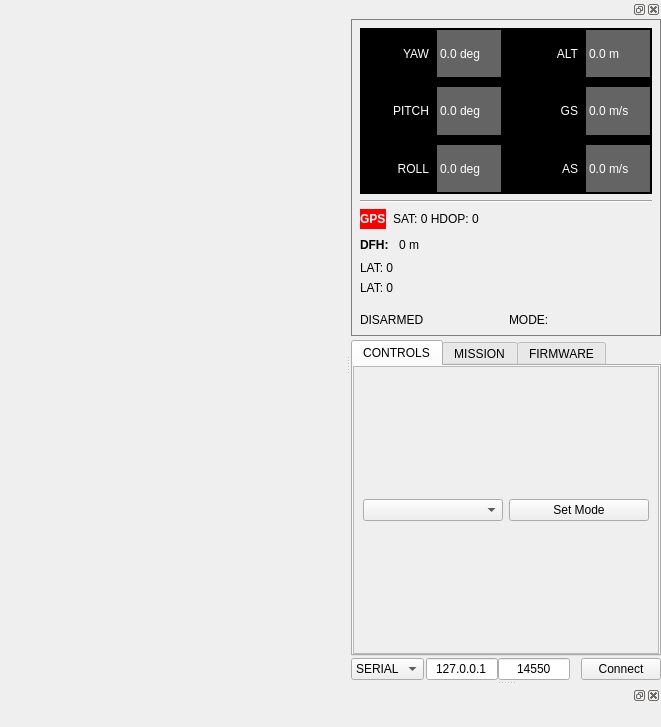
<?xml version="1.0" encoding="UTF-8"?>
<ui version="4.0">
 <class>MainWindow</class>
 <widget class="QMainWindow" name="MainWindow">
  <property name="geometry">
   <rect>
    <x>0</x>
    <y>0</y>
    <width>661</width>
    <height>727</height>
   </rect>
  </property>
  <property name="windowTitle">
   <string>D Controller</string>
  </property>
  <widget class="QWidget" name="centralwidget">
   <property name="font">
    <font>
     <pointsize>8</pointsize>
    </font>
   </property>
   <layout class="QGridLayout" name="gridLayout">
    <property name="leftMargin">
     <number>2</number>
    </property>
    <property name="topMargin">
     <number>2</number>
    </property>
    <property name="rightMargin">
     <number>2</number>
    </property>
    <property name="bottomMargin">
     <number>2</number>
    </property>
    <property name="spacing">
     <number>2</number>
    </property>
    <item row="0" column="0">
     <widget class="QWidget" name="widget" native="true">
      <layout class="QGridLayout" name="gridLayout_2">
       <property name="leftMargin">
        <number>0</number>
       </property>
       <property name="topMargin">
        <number>0</number>
       </property>
       <property name="rightMargin">
        <number>0</number>
       </property>
       <property name="bottomMargin">
        <number>0</number>
       </property>
       <property name="spacing">
        <number>2</number>
       </property>
       <item row="0" column="0">
        <widget class="QWidget" name="widget_2" native="true">
         <property name="sizePolicy">
          <sizepolicy hsizetype="MinimumExpanding" vsizetype="Preferred">
           <horstretch>0</horstretch>
           <verstretch>0</verstretch>
          </sizepolicy>
         </property>
         <layout class="QVBoxLayout" name="verticalLayout_3">
          <property name="spacing">
           <number>2</number>
          </property>
          <property name="leftMargin">
           <number>0</number>
          </property>
          <property name="topMargin">
           <number>0</number>
          </property>
          <property name="rightMargin">
           <number>0</number>
          </property>
          <property name="bottomMargin">
           <number>0</number>
          </property>
          <item>
           <widget class="QWidget" name="widget_9" native="true">
            <property name="sizePolicy">
             <sizepolicy hsizetype="Preferred" vsizetype="MinimumExpanding">
              <horstretch>0</horstretch>
              <verstretch>0</verstretch>
             </sizepolicy>
            </property>
            <layout class="QGridLayout" name="gridLayout_6">
             <property name="leftMargin">
              <number>0</number>
             </property>
             <property name="topMargin">
              <number>0</number>
             </property>
             <property name="rightMargin">
              <number>0</number>
             </property>
             <property name="bottomMargin">
              <number>0</number>
             </property>
             <property name="spacing">
              <number>0</number>
             </property>
            </layout>
           </widget>
          </item>
          <item>
           <widget class="QWidget" name="widget_10" native="true">
            <property name="sizePolicy">
             <sizepolicy hsizetype="Preferred" vsizetype="Maximum">
              <horstretch>0</horstretch>
              <verstretch>0</verstretch>
             </sizepolicy>
            </property>
            <layout class="QGridLayout" name="gridLayout_5">
             <property name="leftMargin">
              <number>0</number>
             </property>
             <property name="topMargin">
              <number>0</number>
             </property>
             <property name="rightMargin">
              <number>0</number>
             </property>
             <property name="bottomMargin">
              <number>0</number>
             </property>
             <property name="spacing">
              <number>0</number>
             </property>
            </layout>
           </widget>
          </item>
         </layout>
        </widget>
       </item>
      </layout>
     </widget>
    </item>
   </layout>
  </widget>
  <widget class="QDockWidget" name="dockWidget">
   <attribute name="dockWidgetArea">
    <number>2</number>
   </attribute>
   <widget class="QWidget" name="dockWidgetContents">
    <layout class="QGridLayout" name="gridLayout_11">
     <property name="leftMargin">
      <number>0</number>
     </property>
     <property name="topMargin">
      <number>0</number>
     </property>
     <property name="rightMargin">
      <number>0</number>
     </property>
     <property name="bottomMargin">
      <number>0</number>
     </property>
     <property name="spacing">
      <number>0</number>
     </property>
     <item row="0" column="0">
      <widget class="QWidget" name="widget_3" native="true">
       <property name="sizePolicy">
        <sizepolicy hsizetype="Maximum" vsizetype="Preferred">
         <horstretch>0</horstretch>
         <verstretch>0</verstretch>
        </sizepolicy>
       </property>
       <property name="styleSheet">
        <string notr="true">#widget_4{border: 1px solid grey;}</string>
       </property>
       <layout class="QVBoxLayout" name="verticalLayout">
        <property name="spacing">
         <number>2</number>
        </property>
        <property name="leftMargin">
         <number>0</number>
        </property>
        <property name="topMargin">
         <number>0</number>
        </property>
        <property name="rightMargin">
         <number>0</number>
        </property>
        <property name="bottomMargin">
         <number>0</number>
        </property>
        <item>
         <widget class="QWidget" name="widget_4" native="true">
          <layout class="QVBoxLayout" name="verticalLayout_2">
           <property name="spacing">
            <number>0</number>
           </property>
           <property name="leftMargin">
            <number>0</number>
           </property>
           <property name="topMargin">
            <number>0</number>
           </property>
           <property name="rightMargin">
            <number>0</number>
           </property>
           <property name="bottomMargin">
            <number>0</number>
           </property>
           <item>
            <widget class="QWidget" name="telemetry_widget" native="true">
             <property name="sizePolicy">
              <sizepolicy hsizetype="Preferred" vsizetype="MinimumExpanding">
               <horstretch>0</horstretch>
               <verstretch>0</verstretch>
              </sizepolicy>
             </property>
             <layout class="QGridLayout" name="gridLayout_3">
              <item row="3" column="0" colspan="3">
               <widget class="QWidget" name="widget_7" native="true">
                <property name="minimumSize">
                 <size>
                  <width>0</width>
                  <height>20</height>
                 </size>
                </property>
                <layout class="QHBoxLayout" name="horizontalLayout_2">
                 <property name="spacing">
                  <number>7</number>
                 </property>
                 <property name="leftMargin">
                  <number>0</number>
                 </property>
                 <property name="topMargin">
                  <number>0</number>
                 </property>
                 <property name="rightMargin">
                  <number>0</number>
                 </property>
                 <property name="bottomMargin">
                  <number>0</number>
                 </property>
                 <item>
                  <widget class="QLabel" name="label_11">
                   <property name="sizePolicy">
                    <sizepolicy hsizetype="Maximum" vsizetype="Preferred">
                     <horstretch>0</horstretch>
                     <verstretch>0</verstretch>
                    </sizepolicy>
                   </property>
                   <property name="font">
                    <font>
                     <weight>75</weight>
                     <bold>true</bold>
                    </font>
                   </property>
                   <property name="styleSheet">
                    <string notr="true"/>
                   </property>
                   <property name="text">
                    <string>DFH: </string>
                   </property>
                  </widget>
                 </item>
                 <item>
                  <widget class="QLabel" name="label_10">
                   <property name="text">
                    <string>0 m</string>
                   </property>
                  </widget>
                 </item>
                </layout>
               </widget>
              </item>
              <item row="1" column="0" colspan="3">
               <widget class="Line" name="line">
                <property name="orientation">
                 <enum>Qt::Horizontal</enum>
                </property>
               </widget>
              </item>
              <item row="5" column="0" colspan="3">
               <widget class="QLabel" name="telemetry_lat_lbl">
                <property name="text">
                 <string>LAT: 0</string>
                </property>
               </widget>
              </item>
              <item row="2" column="0" colspan="3">
               <widget class="QWidget" name="widget_6" native="true">
                <property name="minimumSize">
                 <size>
                  <width>0</width>
                  <height>20</height>
                 </size>
                </property>
                <layout class="QHBoxLayout" name="horizontalLayout">
                 <property name="spacing">
                  <number>7</number>
                 </property>
                 <property name="leftMargin">
                  <number>0</number>
                 </property>
                 <property name="topMargin">
                  <number>0</number>
                 </property>
                 <property name="rightMargin">
                  <number>0</number>
                 </property>
                 <property name="bottomMargin">
                  <number>0</number>
                 </property>
                 <item>
                  <widget class="QLabel" name="label_4">
                   <property name="sizePolicy">
                    <sizepolicy hsizetype="Maximum" vsizetype="Preferred">
                     <horstretch>0</horstretch>
                     <verstretch>0</verstretch>
                    </sizepolicy>
                   </property>
                   <property name="font">
                    <font>
                     <weight>75</weight>
                     <bold>true</bold>
                    </font>
                   </property>
                   <property name="styleSheet">
                    <string notr="true">background-color: rgb(255, 0, 0);
color: rgb(255, 255, 255);</string>
                   </property>
                   <property name="text">
                    <string>GPS</string>
                   </property>
                  </widget>
                 </item>
                 <item>
                  <widget class="QLabel" name="label_8">
                   <property name="text">
                    <string>SAT: 0 HDOP: 0</string>
                   </property>
                  </widget>
                 </item>
                </layout>
               </widget>
              </item>
              <item row="6" column="0" colspan="3">
               <widget class="QLabel" name="telemetry_lon_lbl">
                <property name="text">
                 <string>LAT: 0</string>
                </property>
               </widget>
              </item>
              <item row="0" column="0" colspan="3">
               <widget class="QWidget" name="widget_8" native="true">
                <property name="sizePolicy">
                 <sizepolicy hsizetype="Preferred" vsizetype="MinimumExpanding">
                  <horstretch>0</horstretch>
                  <verstretch>0</verstretch>
                 </sizepolicy>
                </property>
                <property name="minimumSize">
                 <size>
                  <width>0</width>
                  <height>20</height>
                 </size>
                </property>
                <property name="styleSheet">
                 <string notr="true">#altlbl, #gslbl, #aslbl, #rolllbl, #yawlbl, #pitchlbl{
background-color: rgb(100, 100, 100);
color:white;
margin: 2px
}

QWidget{color:white;}
#widget_8{background-color:black;
	color: white
}
</string>
                </property>
                <layout class="QGridLayout" name="gridLayout_4">
                 <property name="leftMargin">
                  <number>0</number>
                 </property>
                 <property name="topMargin">
                  <number>0</number>
                 </property>
                 <property name="rightMargin">
                  <number>0</number>
                 </property>
                 <property name="bottomMargin">
                  <number>0</number>
                 </property>
                 <item row="2" column="3">
                  <widget class="QLabel" name="aslbl">
                   <property name="font">
                    <font>
                     <pointsize>9</pointsize>
                    </font>
                   </property>
                   <property name="text">
                    <string>0.0 m/s</string>
                   </property>
                  </widget>
                 </item>
                 <item row="0" column="3">
                  <widget class="QLabel" name="altlbl">
                   <property name="font">
                    <font>
                     <pointsize>9</pointsize>
                    </font>
                   </property>
                   <property name="text">
                    <string>0.0 m</string>
                   </property>
                  </widget>
                 </item>
                 <item row="1" column="3">
                  <widget class="QLabel" name="gslbl">
                   <property name="font">
                    <font>
                     <pointsize>9</pointsize>
                    </font>
                   </property>
                   <property name="text">
                    <string>0.0 m/s</string>
                   </property>
                  </widget>
                 </item>
                 <item row="2" column="1">
                  <widget class="QLabel" name="rolllbl">
                   <property name="font">
                    <font>
                     <pointsize>9</pointsize>
                    </font>
                   </property>
                   <property name="text">
                    <string>0.0 deg</string>
                   </property>
                  </widget>
                 </item>
                 <item row="0" column="1">
                  <widget class="QLabel" name="yawlbl">
                   <property name="font">
                    <font>
                     <pointsize>9</pointsize>
                    </font>
                   </property>
                   <property name="text">
                    <string>0.0 deg</string>
                   </property>
                  </widget>
                 </item>
                 <item row="1" column="1">
                  <widget class="QLabel" name="pitchlbl">
                   <property name="font">
                    <font>
                     <pointsize>9</pointsize>
                    </font>
                   </property>
                   <property name="text">
                    <string>0.0 deg</string>
                   </property>
                  </widget>
                 </item>
                 <item row="0" column="0">
                  <widget class="QLabel" name="label_13">
                   <property name="font">
                    <font>
                     <pointsize>9</pointsize>
                    </font>
                   </property>
                   <property name="text">
                    <string>YAW</string>
                   </property>
                   <property name="alignment">
                    <set>Qt::AlignRight|Qt::AlignTrailing|Qt::AlignVCenter</set>
                   </property>
                  </widget>
                 </item>
                 <item row="1" column="0">
                  <widget class="QLabel" name="label_14">
                   <property name="font">
                    <font>
                     <pointsize>9</pointsize>
                    </font>
                   </property>
                   <property name="text">
                    <string>PITCH</string>
                   </property>
                   <property name="alignment">
                    <set>Qt::AlignRight|Qt::AlignTrailing|Qt::AlignVCenter</set>
                   </property>
                  </widget>
                 </item>
                 <item row="2" column="0">
                  <widget class="QLabel" name="label_15">
                   <property name="font">
                    <font>
                     <pointsize>9</pointsize>
                    </font>
                   </property>
                   <property name="text">
                    <string>ROLL</string>
                   </property>
                   <property name="alignment">
                    <set>Qt::AlignRight|Qt::AlignTrailing|Qt::AlignVCenter</set>
                   </property>
                  </widget>
                 </item>
                 <item row="0" column="2">
                  <widget class="QLabel" name="label_16">
                   <property name="font">
                    <font>
                     <pointsize>9</pointsize>
                    </font>
                   </property>
                   <property name="text">
                    <string>ALT</string>
                   </property>
                   <property name="alignment">
                    <set>Qt::AlignRight|Qt::AlignTrailing|Qt::AlignVCenter</set>
                   </property>
                  </widget>
                 </item>
                 <item row="1" column="2">
                  <widget class="QLabel" name="label_17">
                   <property name="font">
                    <font>
                     <pointsize>9</pointsize>
                    </font>
                   </property>
                   <property name="text">
                    <string>GS</string>
                   </property>
                   <property name="alignment">
                    <set>Qt::AlignRight|Qt::AlignTrailing|Qt::AlignVCenter</set>
                   </property>
                  </widget>
                 </item>
                 <item row="2" column="2">
                  <widget class="QLabel" name="label_18">
                   <property name="font">
                    <font>
                     <pointsize>9</pointsize>
                    </font>
                   </property>
                   <property name="text">
                    <string>AS</string>
                   </property>
                   <property name="alignment">
                    <set>Qt::AlignRight|Qt::AlignTrailing|Qt::AlignVCenter</set>
                   </property>
                  </widget>
                 </item>
                </layout>
               </widget>
              </item>
             </layout>
            </widget>
           </item>
           <item>
            <widget class="QWidget" name="status_widget" native="true">
             <layout class="QHBoxLayout" name="horizontalLayout_3">
              <item>
               <widget class="QLabel" name="label_9">
                <property name="text">
                 <string>DISARMED</string>
                </property>
               </widget>
              </item>
              <item>
               <widget class="QLabel" name="label_12">
                <property name="text">
                 <string>MODE: </string>
                </property>
               </widget>
              </item>
             </layout>
            </widget>
           </item>
          </layout>
         </widget>
        </item>
        <item>
         <widget class="QWidget" name="widget_5" native="true"/>
        </item>
        <item>
         <widget class="QTabWidget" name="tabWidget">
          <property name="sizePolicy">
           <sizepolicy hsizetype="Expanding" vsizetype="MinimumExpanding">
            <horstretch>0</horstretch>
            <verstretch>0</verstretch>
           </sizepolicy>
          </property>
          <property name="currentIndex">
           <number>0</number>
          </property>
          <widget class="QWidget" name="tab">
           <attribute name="title">
            <string>CONTROLS</string>
           </attribute>
           <layout class="QGridLayout" name="gridLayout_8">
            <property name="leftMargin">
             <number>0</number>
            </property>
            <property name="topMargin">
             <number>0</number>
            </property>
            <property name="rightMargin">
             <number>0</number>
            </property>
            <property name="bottomMargin">
             <number>0</number>
            </property>
            <property name="spacing">
             <number>0</number>
            </property>
            <item row="0" column="0">
             <widget class="QScrollArea" name="scrollArea">
              <property name="widgetResizable">
               <bool>true</bool>
              </property>
              <widget class="QWidget" name="scrollAreaWidgetContents">
               <property name="geometry">
                <rect>
                 <x>0</x>
                 <y>0</y>
                 <width>270</width>
                 <height>276</height>
                </rect>
               </property>
               <layout class="QVBoxLayout" name="verticalLayout_4">
                <property name="leftMargin">
                 <number>0</number>
                </property>
                <property name="rightMargin">
                 <number>0</number>
                </property>
                <item>
                 <widget class="QWidget" name="widget_12" native="true">
                  <property name="sizePolicy">
                   <sizepolicy hsizetype="Preferred" vsizetype="Maximum">
                    <horstretch>0</horstretch>
                    <verstretch>0</verstretch>
                   </sizepolicy>
                  </property>
                  <layout class="QHBoxLayout" name="horizontalLayout_5">
                   <item>
                    <widget class="QComboBox" name="comboBox_4"/>
                   </item>
                   <item>
                    <widget class="QPushButton" name="pushButton_5">
                     <property name="text">
                      <string>Set Mode</string>
                     </property>
                    </widget>
                   </item>
                  </layout>
                 </widget>
                </item>
               </layout>
              </widget>
             </widget>
            </item>
           </layout>
          </widget>
          <widget class="QWidget" name="tab_2">
           <attribute name="title">
            <string>MISSION</string>
           </attribute>
           <layout class="QGridLayout" name="gridLayout_7">
            <property name="leftMargin">
             <number>0</number>
            </property>
            <property name="topMargin">
             <number>0</number>
            </property>
            <property name="rightMargin">
             <number>0</number>
            </property>
            <property name="bottomMargin">
             <number>0</number>
            </property>
            <property name="horizontalSpacing">
             <number>0</number>
            </property>
            <item row="3" column="0">
             <widget class="QPushButton" name="pushButton">
              <property name="text">
               <string>Load</string>
              </property>
             </widget>
            </item>
            <item row="2" column="0">
             <widget class="QPushButton" name="pushButton_4">
              <property name="text">
               <string>Read</string>
              </property>
             </widget>
            </item>
            <item row="2" column="1">
             <widget class="QPushButton" name="pushButton_3">
              <property name="text">
               <string>Write</string>
              </property>
             </widget>
            </item>
            <item row="3" column="1">
             <widget class="QPushButton" name="pushButton_2">
              <property name="text">
               <string>Save</string>
              </property>
             </widget>
            </item>
            <item row="0" column="0" colspan="2">
             <widget class="QTableWidget" name="tableWidget">
              <property name="sizePolicy">
               <sizepolicy hsizetype="MinimumExpanding" vsizetype="MinimumExpanding">
                <horstretch>0</horstretch>
                <verstretch>0</verstretch>
               </sizepolicy>
              </property>
              <property name="alternatingRowColors">
               <bool>true</bool>
              </property>
              <property name="gridStyle">
               <enum>Qt::SolidLine</enum>
              </property>
              <column>
               <property name="text">
                <string>CMD</string>
               </property>
              </column>
              <column>
               <property name="text">
                <string>LAT</string>
               </property>
              </column>
              <column>
               <property name="text">
                <string>LON</string>
               </property>
              </column>
              <column>
               <property name="text">
                <string>UP</string>
               </property>
              </column>
              <column>
               <property name="text">
                <string>DOWN</string>
               </property>
              </column>
              <column>
               <property name="text">
                <string>DELETE</string>
               </property>
              </column>
             </widget>
            </item>
           </layout>
          </widget>
          <widget class="QWidget" name="tab_3">
           <attribute name="title">
            <string>FIRMWARE</string>
           </attribute>
          </widget>
         </widget>
        </item>
        <item>
         <widget class="QWidget" name="widget_11" native="true">
          <property name="sizePolicy">
           <sizepolicy hsizetype="Preferred" vsizetype="Maximum">
            <horstretch>0</horstretch>
            <verstretch>0</verstretch>
           </sizepolicy>
          </property>
          <layout class="QGridLayout" name="gridLayout_9">
           <property name="leftMargin">
            <number>0</number>
           </property>
           <property name="topMargin">
            <number>0</number>
           </property>
           <property name="rightMargin">
            <number>0</number>
           </property>
           <property name="bottomMargin">
            <number>0</number>
           </property>
           <property name="spacing">
            <number>2</number>
           </property>
           <item row="0" column="0">
            <widget class="QComboBox" name="comboBox">
             <item>
              <property name="text">
               <string>SERIAL</string>
              </property>
             </item>
             <item>
              <property name="text">
               <string>TCP</string>
              </property>
             </item>
            </widget>
           </item>
           <item row="0" column="1">
            <widget class="QStackedWidget" name="stackedWidget">
             <property name="sizePolicy">
              <sizepolicy hsizetype="Maximum" vsizetype="Preferred">
               <horstretch>0</horstretch>
               <verstretch>0</verstretch>
              </sizepolicy>
             </property>
             <property name="currentIndex">
              <number>1</number>
             </property>
             <widget class="QWidget" name="page">
              <layout class="QHBoxLayout" name="horizontalLayout_4">
               <property name="spacing">
                <number>0</number>
               </property>
               <property name="leftMargin">
                <number>0</number>
               </property>
               <property name="topMargin">
                <number>0</number>
               </property>
               <property name="rightMargin">
                <number>0</number>
               </property>
               <property name="bottomMargin">
                <number>0</number>
               </property>
               <item>
                <widget class="QComboBox" name="comboBox_2">
                 <item>
                  <property name="text">
                   <string>56700</string>
                  </property>
                 </item>
                 <item>
                  <property name="text">
                   <string>112000</string>
                  </property>
                 </item>
                </widget>
               </item>
               <item>
                <widget class="QComboBox" name="comboBox_3"/>
               </item>
              </layout>
             </widget>
             <widget class="QWidget" name="page_2">
              <layout class="QGridLayout" name="gridLayout_10">
               <property name="leftMargin">
                <number>0</number>
               </property>
               <property name="topMargin">
                <number>0</number>
               </property>
               <property name="rightMargin">
                <number>0</number>
               </property>
               <property name="bottomMargin">
                <number>0</number>
               </property>
               <property name="spacing">
                <number>0</number>
               </property>
               <item row="0" column="0">
                <widget class="QLineEdit" name="lineEdit">
                 <property name="sizePolicy">
                  <sizepolicy hsizetype="Ignored" vsizetype="Fixed">
                   <horstretch>0</horstretch>
                   <verstretch>0</verstretch>
                  </sizepolicy>
                 </property>
                 <property name="text">
                  <string>127.0.0.1</string>
                 </property>
                 <property name="alignment">
                  <set>Qt::AlignCenter</set>
                 </property>
                 <property name="placeholderText">
                  <string>IP</string>
                 </property>
                </widget>
               </item>
               <item row="0" column="1">
                <widget class="QLineEdit" name="lineEdit_2">
                 <property name="sizePolicy">
                  <sizepolicy hsizetype="Ignored" vsizetype="Fixed">
                   <horstretch>0</horstretch>
                   <verstretch>0</verstretch>
                  </sizepolicy>
                 </property>
                 <property name="text">
                  <string>14550</string>
                 </property>
                 <property name="alignment">
                  <set>Qt::AlignCenter</set>
                 </property>
                 <property name="placeholderText">
                  <string>Port</string>
                 </property>
                </widget>
               </item>
              </layout>
             </widget>
            </widget>
           </item>
           <item row="0" column="3">
            <widget class="QPushButton" name="connectBttn">
             <property name="text">
              <string>Connect</string>
             </property>
            </widget>
           </item>
           <item row="0" column="2">
            <widget class="QLabel" name="label">
             <property name="sizePolicy">
              <sizepolicy hsizetype="Maximum" vsizetype="Preferred">
               <horstretch>0</horstretch>
               <verstretch>0</verstretch>
              </sizepolicy>
             </property>
             <property name="text">
              <string/>
             </property>
            </widget>
           </item>
          </layout>
         </widget>
        </item>
       </layout>
      </widget>
     </item>
    </layout>
   </widget>
  </widget>
  <widget class="QDockWidget" name="dockWidget_2">
   <attribute name="dockWidgetArea">
    <number>2</number>
   </attribute>
   <widget class="QWidget" name="dockWidgetContents_2">
    <layout class="QGridLayout" name="gridLayout_12">
     <property name="leftMargin">
      <number>0</number>
     </property>
     <property name="topMargin">
      <number>0</number>
     </property>
     <property name="rightMargin">
      <number>0</number>
     </property>
     <property name="bottomMargin">
      <number>0</number>
     </property>
     <property name="spacing">
      <number>0</number>
     </property>
     <item row="0" column="0">
      <widget class="QLabel" name="label_2">
       <property name="text">
        <string/>
       </property>
       <property name="scaledContents">
        <bool>true</bool>
       </property>
       <property name="alignment">
        <set>Qt::AlignCenter</set>
       </property>
      </widget>
     </item>
    </layout>
   </widget>
  </widget>
 </widget>
 <resources/>
 <connections/>
</ui>
